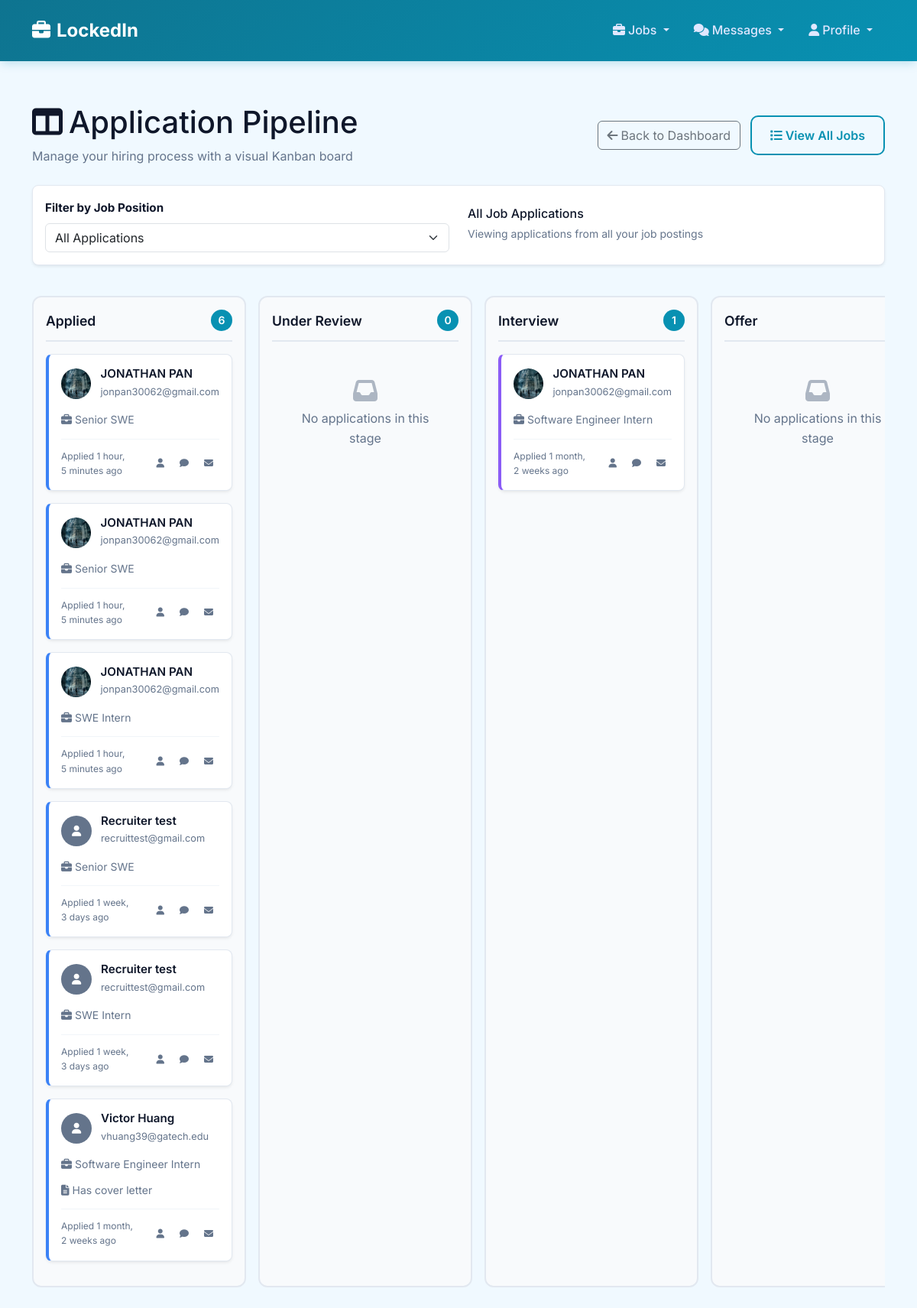
The app's page /recruiters/pipeline/ (signed in) with its own data.
### jobs/models.py (models this page shows, shortened)
class JobApplication(models.Model):
    APPLICATION_STATUS = [
        ('applied', 'Applied'),
        ('review', 'Under Review'),
        ('interview', 'Interview'),
        ('offer', 'Offer'),
        ('closed', 'Closed'),
    ]
    OUTCOME_CHOICES = [
        ('pending', 'Pending'),
        ('accepted', 'Accepted Offer'),
        ('rejected', 'Rejected'),
        ('withdrawn', 'Withdrawn'),
    ]
    job = models.ForeignKey(JobPosting, on_delete=models.CASCADE, related_name='applications')
    applicant = models.ForeignKey(User, on_delete=models.CASCADE, related_name='job_applications')
    cover_letter = models.TextField(blank=True)
    resume = models.FileField(upload_to='resumes/', blank=True, null=True)
    status = models.CharField(max_length=20, choices=APPLICATION_STATUS, default='applied')
    applied_at = models.DateTimeField(auto_now_add=True)
    updated_at = models.DateTimeField(auto_now=True)
    reviewed_at = models.DateTimeField(null=True, blank=True)
    interview_date = models.DateTimeField(null=True, blank=True, help_text="Scheduled interview date and time")
    outcome = models.CharField(max_length=20, choices=OUTCOME_CHOICES, default='pending', help_text="Final outcome of the application")
    recruiter_notes = models.TextField(blank=True, help_text="Internal notes from recruiter")
    class Meta:
        unique_together = ['job', 'applicant']
        ordering = ['-applied_at']
        indexes = [
            models.Index(fields=['job', 'status']),
            models.Index(fields=['applicant', 'status']),
        ]

class JobPosting(models.Model):
    EMPLOYMENT_TYPES = [
        ('full_time', 'Full Time'),
        ('part_time', 'Part Time'),
        ('contract', 'Contract'),
        ('internship', 'Internship'),
        ('temporary', 'Temporary'),
    ]
    EXPERIENCE_LEVELS = [
        ('entry', 'Entry Level'),
        ('mid', 'Mid Level'),
        ('senior', 'Senior Level'),
        ('executive', 'Executive'),
    ]
    WORK_LOCATIONS = [
        ('remote', 'Remote'),
        ('on_site', 'On Site'),
        ('hybrid', 'Hybrid'),
    ]
    title = models.CharField(max_length=200, blank=True)
    company = models.CharField(max_length=200, blank=True)
    location = models.CharField(max_length=200, blank=True)
    latitude = models.DecimalField(max_digits=9, decimal_places=6, null=True, blank=True, help_text="Latitude coordinate")
    longitude = models.DecimalField(max_digits=9, decimal_places=6, null=True, blank=True, help_text="Longitude coordinate")
    work_location = models.CharField(max_length=20, choices=WORK_LOCATIONS, default='on_site')
    employment_type = models.CharField(max_length=20, choices=EMPLOYMENT_TYPES, default='full_time')
    experience_level = models.CharField(max_length=20, choices=EXPERIENCE_LEVELS, default='mid')
    description = models.TextField(blank=True)
    requirements = models.TextField(blank=True)
    responsibilities = models.TextField(blank=True)
    benefits = models.TextField(blank=True)
    salary_min = models.DecimalField(max_digits=10, decimal_places=2, null=True, blank=True)
    salary_max = models.DecimalField(max_digits=10, decimal_places=2, null=True, blank=True)
    salary_currency = models.CharField(max_length=3, default='USD')
    salary_period = models.CharField(max_length=20, default='yearly', choices=[
        ('hourly', 'Per Hour'),
        ('monthly', 'Per Month'),
        ('yearly', 'Per Year'),
    ])
    category = models.ForeignKey(JobCategory, on_delete=models.CASCADE, related_name='jobs', null=True, blank=True)
    posted_by = models.ForeignKey(User, on_delete=models.CASCADE, related_name='posted_jobs')
    STATUS_CHOICES = [
        ('draft', 'Draft'),
        ('published', 'Published'),
    ]
    status = models.CharField(max_length=20, choices=STATUS_CHOICES, default='published')
    is_active = models.BooleanField(default=True)
    is_featured = models.BooleanField(default=False)
    application_deadline = models.DateField(null=True, blank=True)
    posted_at = models.DateTimeField(auto_now_add=True)
    updated_at = models.DateTimeField(auto_now=True)
    application_count = models.PositiveIntegerField(default=0)
    view_count = models.PositiveIntegerField(default=0)
    visa_sponsorship = models.BooleanField(default=False, help_text="Does this job offer visa sponsorship?")
    class Meta:
        ordering = ['-posted_at']
        indexes = [
            models.Index(fields=['is_active', 'posted_at']),
            models.Index(fields=['category', 'location']),
            models.Index(fields=['employment_type', 'experience_level']),
        ]

### profiles/models.py (models this page shows, shortened)
class JobSeekerProfile(models.Model):
    user = models.OneToOneField(CustomUser, on_delete=models.CASCADE, related_name='job_seeker_profile')
    headline = models.CharField(max_length=200, help_text="Professional headline or title")
    bio = models.TextField(max_length=1000, blank=True, help_text="Brief professional summary")
    location = models.CharField(max_length=100, blank=True)
    latitude = models.DecimalField(max_digits=9, decimal_places=6, null=True, blank=True, help_text="Latitude coordinate")
    longitude = models.DecimalField(max_digits=9, decimal_places=6, null=True, blank=True, help_text="Longitude coordinate")
    commute_radius_miles = models.IntegerField(default=25, help_text="Preferred commute radius in miles")
    phone = models.CharField(max_length=20, blank=True)
    website = models.URLField(blank=True)
    linkedin_url = models.URLField(blank=True)
    github_url = models.URLField(blank=True)
    portfolio_url = models.URLField(blank=True)
    profile_picture = models.ImageField(upload_to='profile_pictures/', blank=True, null=True)
    is_public = models.BooleanField(default=True, help_text="Make profile visible to recruiters")
    created_at = models.DateTimeField(auto_now_add=True)
    updated_at = models.DateTimeField(auto_now=True)

class CustomUser(AbstractUser):
    USER_TYPE_CHOICES = [
        ('job_seeker', 'Job Seeker'),
        ('recruiter', 'Recruiter'),
        ('admin', 'Administrator'),
    ]
    STATUS_CHOICES = [
        ('active', 'Active'),
        ('suspended', 'Suspended'),
        ('flagged', 'Flagged'),
    ]
    user_type = models.CharField(max_length=20, choices=USER_TYPE_CHOICES, default='job_seeker')
    status = models.CharField(max_length=20, choices=STATUS_CHOICES, default='active')
    created_at = models.DateTimeField(auto_now_add=True)
    updated_at = models.DateTimeField(auto_now=True)

### recruiters/views.py (the view)
# urls.py: path('pipeline/', views.application_pipeline, name='application_pipeline'),
@login_required
def application_pipeline(request, job_id=None):
    if not hasattr(request.user, 'recruiter_profile'):
        messages.error(request, 'Only recruiters can access the application pipeline.')
        return redirect('home')
    recruiter = request.user.recruiter_profile
    recruiter_jobs = JobPosting.objects.filter(
        posted_by=request.user,
        is_active=True
    ).order_by('-posted_at')
    selected_job = None
    applications_by_status = {}
    if job_id:
        selected_job = get_object_or_404(JobPosting, id=job_id, posted_by=request.user)
        applications = JobApplication.objects.filter(job=selected_job).select_related(
            'applicant', 'applicant__job_seeker_profile'
        ).order_by('-applied_at')
        for status_value, status_label in JobApplication.APPLICATION_STATUS:
            applications_by_status[status_value] = {
                'label': status_label,
                'applications': applications.filter(status=status_value)
            }
    else:
        applications = JobApplication.objects.filter(
            job__posted_by=request.user
        ).select_related(
            'applicant', 'applicant__job_seeker_profile', 'job'
        ).order_by('-applied_at')
        for status_value, status_label in JobApplication.APPLICATION_STATUS:
            applications_by_status[status_value] = {
                'label': status_label,
                'applications': applications.filter(status=status_value)
            }
    context = {
        'recruiter_jobs': recruiter_jobs,
        'selected_job': selected_job,
        'applications_by_status': applications_by_status,
        'status_choices': JobApplication.APPLICATION_STATUS,
    }
    return render(request, 'recruiters/application_pipeline.html', context)

### recruiters/templates/recruiters/application_pipeline.html (shortened to what this page needs)
{% extends 'base.html' %}
{% block content %}
<div class="container mt-4">
    <div class="d-flex justify-content-between align-items-center mb-4">
        <div>
            <h1><i class="fas fa-columns me-2"></i>Application Pipeline</h1>
            <p class="text-muted mb-0">Manage your hiring process with a visual Kanban board</p>
        </div>
        <div>
            <a href="{% url 'recruiters:dashboard' %}" class="btn btn-outline-secondary me-2">
                <i class="fas fa-arrow-left me-1"></i>Back to Dashboard
            </a>
            <a href="{% url 'jobs:my_jobs' %}" class="btn btn-outline-primary">
                <i class="fas fa-list me-1"></i>View All Jobs
            </a>
        </div>
    </div>
    <div class="job-selector">
        <div class="row align-items-center">
            <div class="col-md-6">
                <label for="jobSelect" class="form-label fw-bold">Filter by Job Position</label>
                <select class="form-select" id="jobSelect" onchange="filterByJob()">
                    <option value="">All Applications</option>
                </select>
            </div>
            <div class="col-md-6">
                {% if selected_job %}
                    <div class="mt-3 mt-md-0">
                        <h6 class="mb-1">{{ selected_job.title }}</h6>
                        <small class="text-muted">{{ selected_job.company }} • {{ selected_job.location }}</small>
                        <br>
                        <small class="text-muted">{{ selected_job.application_count }} total applications</small>
                    </div>
                {% else %}
                    <div class="mt-3 mt-md-0">
                        <h6 class="mb-1">All Job Applications</h6>
                        <small class="text-muted">Viewing applications from all your job postings</small>
                    </div>
                {% endif %}
            </div>
        </div>
    </div>
    <div class="kanban-board" id="kanbanBoard">
        {% for status_value, status_data in applications_by_status.items %}
            <div class="kanban-column" data-status="{{ status_value }}">
                <div class="kanban-column-header">
                    <h5 class="kanban-column-title">{{ status_data.label }}</h5>
                    <span class="kanban-column-count">{{ status_data.applications.count }}</span>
                </div>
                <div class="kanban-column-content" data-status="{{ status_value }}">
                    {% if status_data.applications %}
                        {% for application in status_data.applications %}
                            <div class="kanban-card status-{{ status_value }}"
                                 data-application-id="{{ application.id }}"
                                 draggable="true">
                                <div class="kanban-card-header">
                                    {% if application.applicant.job_seeker_profile.profile_picture %}
                                        <img src="{{ application.applicant.job_seeker_profile.profile_picture.url }}"
                                             class="kanban-card-avatar"
                                             alt="Profile">
                                    {% else %}
                                        <div class="kanban-card-avatar-placeholder">
                                            <i class="fas fa-user"></i>
                                        </div>
                                    {% endif %}
                                    <div class="kanban-card-info">
                                        <h6>{{ application.applicant.get_full_name|default:application.applicant.username }}</h6>
                                        <small>{{ application.applicant.email }}</small>
                                    </div>
                                </div>
                                {% if not selected_job %}
                                    <div class="mb-2">
                                        <small class="text-muted">
                                            <i class="fas fa-briefcase me-1"></i>{{ application.job.title }}
                                        </small>
                                    </div>
                                {% endif %}
                                {% if application.cover_letter %}
                                    <div class="mb-2">
                                        <small class="text-muted">
                                            <i class="fas fa-file-text me-1"></i>Has cover letter
                                        </small>
                                    </div>
                                {% endif %}
                                <div class="kanban-card-meta">
                                    <span class="kanban-card-date">
                                        Applied {{ application.applied_at|timesince }} ago
                                    </span>
                                    <div class="kanban-card-actions">
                                        <a href="{% url 'view_public_profile' application.applicant.id %}"
                                           class="kanban-card-action"
                                           title="View Profile">
                                            <i class="fas fa-user"></i>
                                        </a>
                                        <a href="{% url 'start_conversation' application.applicant.id %}"
                                           class="kanban-card-action"
                                           title="Send Message">
                                            <i class="fas fa-comment"></i>
                                        </a>
                                        <a href="mailto:{{ application.applicant.email }}"
                                           class="kanban-card-action"
                                           title="Send Email">
                                            <i class="fas fa-envelope"></i>
                                        </a>
                                    </div>
                                </div>
                            </div>
                        {% endfor %}
                    {% else %}
                        <div class="empty-column">
                            <i class="fas fa-inbox"></i>
                            <p class="mb-0">No applications in this stage</p>
                        </div>
                    {% endif %}
                </div>
            </div>
        {% endfor %}
    </div>
</div>
{% endblock %}

### records on screen
JobApplication: applicant.job_seeker_profile.profile_picture (picture), applicant.get_full_name "JONATHAN PAN", applicant.email "jonpan30062@gmail.com", job "Senior SWE", applied_at "1 hour, 5 minutes"
JobApplication: applicant.job_seeker_profile.profile_picture (picture), applicant.get_full_name "JONATHAN PAN", applicant.email "jonpan30062@gmail.com", job "Senior SWE", applied_at "1 hour, 5 minutes"
JobApplication: applicant.job_seeker_profile.profile_picture (picture), applicant.get_full_name "JONATHAN PAN", applicant.email "jonpan30062@gmail.com", job "SWE Intern", applied_at "1 hour, 5 minutes"
JobApplication: applicant.get_full_name "Recruiter test", applicant.email "recruittest@gmail.com", job "Senior SWE", applied_at "1 week, 3 days"
JobApplication: applicant.get_full_name "Recruiter test", applicant.email "recruittest@gmail.com", job "SWE Intern", applied_at "1 week, 3 days"
JobApplication: applicant.get_full_name "Victor Huang", applicant.email "vhuang39@gatech.edu", job "Software Engineer Intern", cover_letter "Has cover letter", applied_at "1 month, 2 weeks"
JobApplication: applicant.job_seeker_profile.profile_picture (picture), applicant.get_full_name "JONATHAN PAN", applicant.email "jonpan30062@gmail.com", job "Software Engineer Intern", applied_at "1 month, 2 weeks"

### other values on screen
{{ status_data.label }} "Applied" "Under Review" "Interview" "Offer"
{{ status_data.applications.count }} "6" "0" "1"
